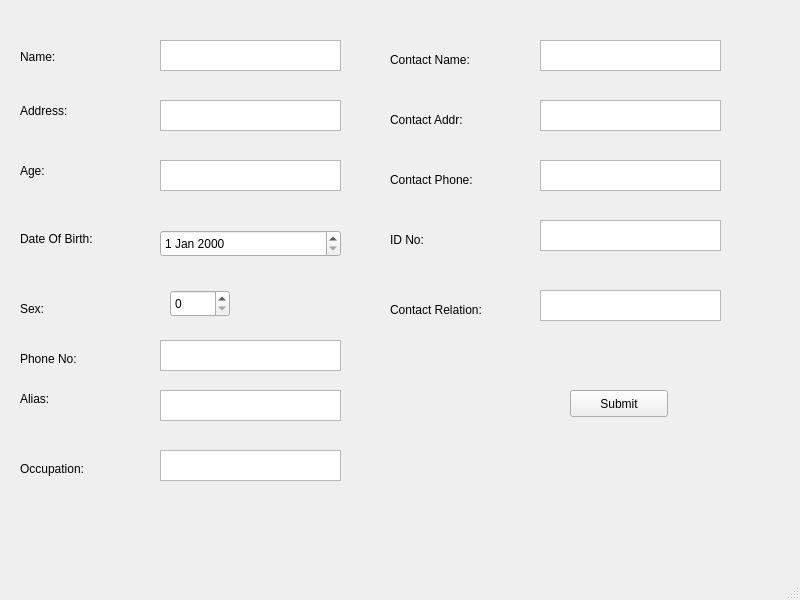
<?xml version="1.0" encoding="UTF-8"?>
<ui version="4.0">
 <class>PatientEntryForm</class>
 <widget class="QMainWindow" name="PatientEntryForm">
  <property name="geometry">
   <rect>
    <x>0</x>
    <y>0</y>
    <width>800</width>
    <height>600</height>
   </rect>
  </property>
  <property name="windowTitle">
   <string>Patient Entry Form</string>
  </property>
  <widget class="QWidget" name="centralwidget">
   <widget class="QPlainTextEdit" name="plainTextEdit">
    <property name="geometry">
     <rect>
      <x>160</x>
      <y>40</y>
      <width>181</width>
      <height>31</height>
     </rect>
    </property>
   </widget>
   <widget class="QLabel" name="label">
    <property name="geometry">
     <rect>
      <x>20</x>
      <y>46</y>
      <width>111</width>
      <height>21</height>
     </rect>
    </property>
    <property name="text">
     <string>Name:</string>
    </property>
   </widget>
   <widget class="QPlainTextEdit" name="plainTextEdit_2">
    <property name="geometry">
     <rect>
      <x>160</x>
      <y>100</y>
      <width>181</width>
      <height>31</height>
     </rect>
    </property>
   </widget>
   <widget class="QLabel" name="label_2">
    <property name="geometry">
     <rect>
      <x>20</x>
      <y>100</y>
      <width>111</width>
      <height>21</height>
     </rect>
    </property>
    <property name="text">
     <string>Address:</string>
    </property>
   </widget>
   <widget class="QPlainTextEdit" name="plainTextEdit_3">
    <property name="geometry">
     <rect>
      <x>160</x>
      <y>160</y>
      <width>181</width>
      <height>31</height>
     </rect>
    </property>
   </widget>
   <widget class="QLabel" name="label_3">
    <property name="geometry">
     <rect>
      <x>20</x>
      <y>160</y>
      <width>111</width>
      <height>21</height>
     </rect>
    </property>
    <property name="text">
     <string>Age:</string>
    </property>
   </widget>
   <widget class="QLabel" name="label_4">
    <property name="geometry">
     <rect>
      <x>20</x>
      <y>230</y>
      <width>101</width>
      <height>17</height>
     </rect>
    </property>
    <property name="text">
     <string>Date Of Birth:</string>
    </property>
   </widget>
   <widget class="QDateEdit" name="dateEdit">
    <property name="geometry">
     <rect>
      <x>160</x>
      <y>230</y>
      <width>181</width>
      <height>27</height>
     </rect>
    </property>
   </widget>
   <widget class="QLabel" name="label_5">
    <property name="geometry">
     <rect>
      <x>20</x>
      <y>300</y>
      <width>66</width>
      <height>17</height>
     </rect>
    </property>
    <property name="text">
     <string>Sex:</string>
    </property>
   </widget>
   <widget class="QLabel" name="label_6">
    <property name="geometry">
     <rect>
      <x>20</x>
      <y>350</y>
      <width>101</width>
      <height>17</height>
     </rect>
    </property>
    <property name="text">
     <string>Phone No:</string>
    </property>
   </widget>
   <widget class="QPlainTextEdit" name="plainTextEdit_4">
    <property name="geometry">
     <rect>
      <x>160</x>
      <y>340</y>
      <width>181</width>
      <height>31</height>
     </rect>
    </property>
   </widget>
   <widget class="QLabel" name="label_7">
    <property name="geometry">
     <rect>
      <x>20</x>
      <y>390</y>
      <width>66</width>
      <height>17</height>
     </rect>
    </property>
    <property name="text">
     <string>Alias:</string>
    </property>
   </widget>
   <widget class="QPlainTextEdit" name="plainTextEdit_5">
    <property name="geometry">
     <rect>
      <x>160</x>
      <y>390</y>
      <width>181</width>
      <height>31</height>
     </rect>
    </property>
   </widget>
   <widget class="QPlainTextEdit" name="plainTextEdit_6">
    <property name="geometry">
     <rect>
      <x>160</x>
      <y>450</y>
      <width>181</width>
      <height>31</height>
     </rect>
    </property>
   </widget>
   <widget class="QLabel" name="label_8">
    <property name="geometry">
     <rect>
      <x>20</x>
      <y>460</y>
      <width>111</width>
      <height>17</height>
     </rect>
    </property>
    <property name="text">
     <string>Occupation:</string>
    </property>
   </widget>
   <widget class="QLabel" name="label_9">
    <property name="geometry">
     <rect>
      <x>390</x>
      <y>50</y>
      <width>101</width>
      <height>20</height>
     </rect>
    </property>
    <property name="text">
     <string>Contact Name:</string>
    </property>
   </widget>
   <widget class="QPlainTextEdit" name="plainTextEdit_7">
    <property name="geometry">
     <rect>
      <x>540</x>
      <y>40</y>
      <width>181</width>
      <height>31</height>
     </rect>
    </property>
   </widget>
   <widget class="QLabel" name="label_10">
    <property name="geometry">
     <rect>
      <x>390</x>
      <y>170</y>
      <width>101</width>
      <height>20</height>
     </rect>
    </property>
    <property name="text">
     <string>Contact Phone:</string>
    </property>
   </widget>
   <widget class="QLabel" name="label_11">
    <property name="geometry">
     <rect>
      <x>390</x>
      <y>110</y>
      <width>101</width>
      <height>20</height>
     </rect>
    </property>
    <property name="text">
     <string>Contact Addr:</string>
    </property>
   </widget>
   <widget class="QLabel" name="label_12">
    <property name="geometry">
     <rect>
      <x>390</x>
      <y>300</y>
      <width>121</width>
      <height>20</height>
     </rect>
    </property>
    <property name="text">
     <string>Contact Relation:</string>
    </property>
   </widget>
   <widget class="QLabel" name="label_13">
    <property name="geometry">
     <rect>
      <x>390</x>
      <y>230</y>
      <width>101</width>
      <height>20</height>
     </rect>
    </property>
    <property name="text">
     <string>ID No:</string>
    </property>
   </widget>
   <widget class="QPlainTextEdit" name="plainTextEdit_8">
    <property name="geometry">
     <rect>
      <x>540</x>
      <y>100</y>
      <width>181</width>
      <height>31</height>
     </rect>
    </property>
   </widget>
   <widget class="QPlainTextEdit" name="plainTextEdit_9">
    <property name="geometry">
     <rect>
      <x>540</x>
      <y>160</y>
      <width>181</width>
      <height>31</height>
     </rect>
    </property>
   </widget>
   <widget class="QPlainTextEdit" name="plainTextEdit_10">
    <property name="geometry">
     <rect>
      <x>540</x>
      <y>220</y>
      <width>181</width>
      <height>31</height>
     </rect>
    </property>
   </widget>
   <widget class="QPlainTextEdit" name="plainTextEdit_11">
    <property name="geometry">
     <rect>
      <x>540</x>
      <y>290</y>
      <width>181</width>
      <height>31</height>
     </rect>
    </property>
   </widget>
   <widget class="QPushButton" name="pushButton">
    <property name="geometry">
     <rect>
      <x>570</x>
      <y>390</y>
      <width>98</width>
      <height>27</height>
     </rect>
    </property>
    <property name="text">
     <string>Submit</string>
    </property>
   </widget>
   <widget class="QSpinBox" name="Sex">
    <property name="geometry">
     <rect>
      <x>170</x>
      <y>290</y>
      <width>60</width>
      <height>27</height>
     </rect>
    </property>
    <property name="inputMethodHints">
     <set>Qt::ImhNone</set>
    </property>
   </widget>
  </widget>
  <widget class="QStatusBar" name="statusbar"/>
 </widget>
 <resources/>
 <connections/>
</ui>
